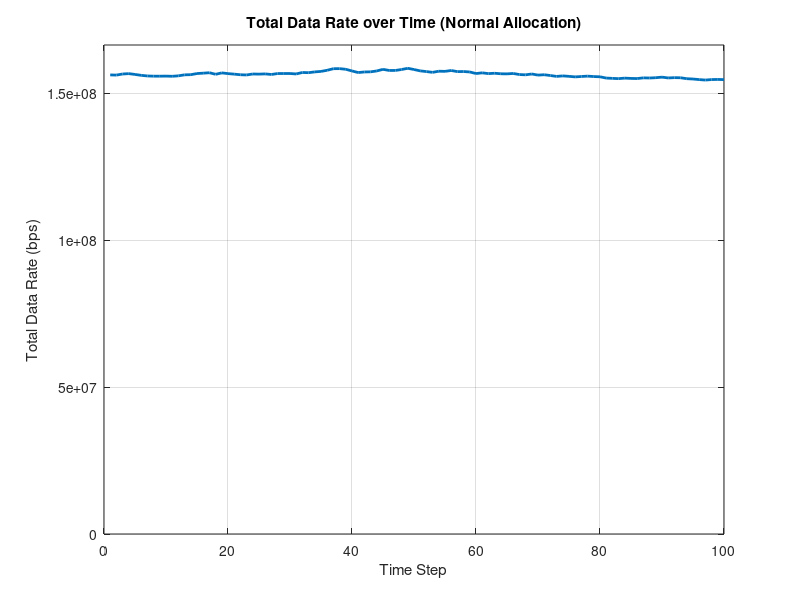

The MATLAB script that drew this image:
T = 100;
num_RU = 3;
UERU = 5;
total_UE = UERU * num_RU;
user_RU = zeros(1, total_UE); % RU index for every user

num_RB = 20;
B = 200e3;
P = 0.3;
sigmsqr = 10^((-173 - 30)/10);
eta = 2;
predicted_len = 5;

rayleigh_gain = ones(total_UE, num_RB);

% Location
locrux = [-5, 0, 5];
locruy = [-5, 0, 5];
locux = randn(1, total_UE) * 10;
locuy = randn(1, total_UE) * 10;

trajectory_x = zeros(T, total_UE); % shape(T, total_UE)
trajectory_y = zeros(T, total_UE);
trajectory_x(1,:) = locux;
trajectory_y(1,:) = locuy;

for t = 1:T
    for i = 1:total_UE
        move_x = -1 + 2 * rand();  % np.random.uniform(-1, 1)
        move_y = -1 + 2 * rand();
        trajectory_x(t, i) = trajectory_x(max(t-1,1), i) + move_x;
        trajectory_y(t, i) = trajectory_y(max(t-1,1), i) + move_y;
    end
end

distance = zeros(T, total_UE, num_RU);
for t = 1:T
    for i = 1:total_UE
        temp = zeros(1, num_RU);
        for j = 1:num_RU
            dis = sqrt((trajectory_x(t,i) - locrux(j))^2 + (trajectory_y(t,i) - locruy(j))^2);
            temp(j) = dis;
            distance(t,i,j) = dis;
        end
        [~, user_RU(i)] = min(temp);
    end
end

% NORMAL
rb_counts = randi([0, 5], 1, total_UE); % initial allocation
e_norm = zeros(total_UE, num_RB);

for i = 1:total_UE
    count = rb_counts(i);
    if count > 0
        selected_rbs = randperm(num_RB, count); 
        e_norm(i, selected_rbs) = 1;
    end
end

record_norm = [];
for t = 1:100
    data_rate = zeros(1, total_UE);
    for n = 1:total_UE
        for k = 1:num_RB
            if e_norm(n, k) == 1
                signal = P * distance(t, n, user_RU(n))^(-eta) * rayleigh_gain(n, k);

                interference = 0;
                for others = 1:total_UE
                    if others ~= n && e_norm(others, k) == 1
                        if user_RU(others) ~= user_RU(n)
                            interference = interference + ...
                                P * distance(t, others)^(-eta) * rayleigh_gain(others, k);
                        end
                    end
                end

                SINR = signal / (interference + sigmsqr);
                data_rate(n) = data_rate(n) + B * log(1 + SINR);
            end
        end
    end

    record_norm = [record_norm, sum(data_rate)];
end

figure;
plot(1:T, record_norm, 'LineWidth', 2);
xlabel('Time Step');
ylabel('Total Data Rate (bps)');
title('Total Data Rate over Time (Normal Allocation)');
grid on;
ylim([0, max(record_norm)*1.05]);

